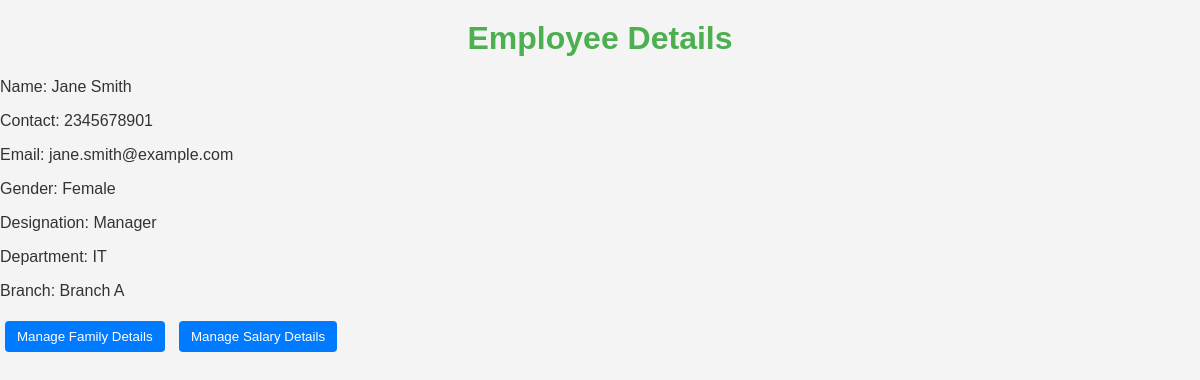
The app's page /employee_details.php?id=2 with its own data.
### tables this page shows
CREATE TABLE `tbl_employee` (
  `id` int(11) NOT NULL,
  `name` varchar(100) NOT NULL,
  `contact` varchar(15) NOT NULL,
  `email` varchar(100) NOT NULL,
  `gender` enum('Male','Female','Other') NOT NULL,
  `designation` varchar(100) NOT NULL,
  `department` varchar(100) NOT NULL,
  `branch` varchar(100) NOT NULL,
  `created_at` timestamp NOT NULL DEFAULT current_timestamp()
);

### employee_details.php (the view, shortened to what this page needs)
<?php
include 'db.php';
$id = $_GET['id'];
$employee = $conn->query("SELECT * FROM tbl_employee WHERE id = $id")->fetch_assoc();
?>
<!DOCTYPE html>
<html lang="en">
<head>
    <link rel="stylesheet" href="styles.css">
</head>
<body>
    <h1>Employee Details</h1>
    <div>
        <p>Name: <?php echo $employee['name']; ?></p>
        <p>Contact: <?php echo $employee['contact']; ?></p>
        <p>Email: <?php echo $employee['email']; ?></p>
        <p>Gender: <?php echo $employee['gender']; ?></p>
        <p>Designation: <?php echo $employee['designation']; ?></p>
        <p>Department: <?php echo $employee['department']; ?></p>
        <p>Branch: <?php echo $employee['branch']; ?></p>
    </div>
    <button id="family-details">Manage Family Details</button>
    <button id="salary-details">Manage Salary Details</button>
</body>
</html>

### styles.css (style rules this page uses)
body { font-family: Arial, sans-serif; margin: 0; padding: 0; background-color: #f4f4f4; color: #333; }
h1 { text-align: center; color: #4CAF50; margin-top: 20px; }
button { padding: 8px 12px; margin: 5px; border: none; border-radius: 4px; cursor: pointer; background-color: #007BFF; color: white; transition: background-color 0.3s; }

### records on screen
tbl_employee: name "Jane Smith", contact "2345678901", email "jane.smith@example.com", gender "Female", designation "Manager", department "IT", branch "Branch A"
